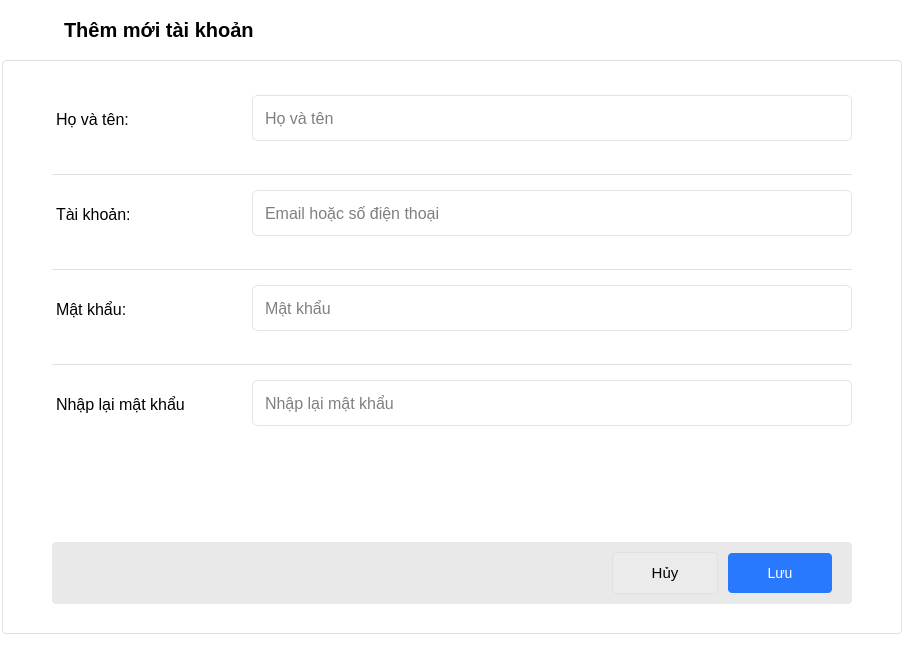
<?xml version="1.0" encoding="UTF-8"?>
<ui version="4.0">
 <class>user_form</class>
 <widget class="QWidget" name="user_form">
  <property name="geometry">
   <rect>
    <x>0</x>
    <y>0</y>
    <width>904</width>
    <height>664</height>
   </rect>
  </property>
  <property name="windowTitle">
   <string>Form</string>
  </property>
  <property name="styleSheet">
   <string notr="true">QTableWidget QHeaderView::section {
  	height: 48px;
	font-weight: 600;
	text-align: left;
	font-size: 14px;

	font-weight: 600;
    background: #fff;
	padding: 0 16px;
}
#tableUserContainer{
	border: none;
	border-radius:  4px;
}

#user_form, #user_form_container{
	background: #fff;
}

QTableWidget::item {
   	padding: 0 16px;
	vertical-align: middle;
	height: 50px;
    border-bottom: 1px solid #ddd;	
	border-right: 1px solid #ddd;
	cursor: pointer;
}

#stackedWidget{
	background: #fff;
}

#userDialogForm QLabel{
	color: #000;
	font-size: 16px;
	font-weight: 400;
}

#userDialogForm  QLineEdit{
	border: 1px solid #e0e5e9;
	background: transparent;
	font-size: 16px;
	line-height: 1.2;
	min-height:34px;
	height: 34px;
	border-radius: 5px;
	padding: 5px 10px;
	min-width: 200px;
}

QLineEdit{
	border: 1px solid #e0e5e9;
	font-size: 16px;
	line-height: 1.2;
	min-height:34px;
	height: 34px;
	border-radius: 5px;
	padding: 5px 10px;
	min-width: 200px;
}

#centralwidget QLineEdit:focus {
	border-color: #5500ff;
}

#btn_cancel_user{
	background: #ebebeb;
	outline: none;
	border: 1px solid #e0e0e0;
	min-height: 36px;
    min-width: 80px;
	border-radius: 4px;
	padding: 2px 12px;
}

#btn_cancel_user:hover{
	background: #f4f5f8;
}

#btn_save_user{
	min-height: 36px;
	border-radius: 4px;
	color: #fff;
    background: #2979ff;
	border: 1px;
	font-size: 14px;
	padding: 2px 12px;
    min-width: 80px;
}

QPushButton{
	min-height: 36px;
	font-size: 14px;
	padding: 2px 12px;
}

#btn_save_user:hover{
	    background: #0062cc;
}

#footerUserContainer{
	 background-color: #fbfbfe;
	padding: 12px 24px;
	border-top: 1px solid #e0e0e0;
}

#backBtn{
	margin-left: 10px;
	margin-right: 10px;
	background: transparent;
}

#dialogTitleUser{
	font-size: 20px;
	font-weight: bold;
}

#popupHeader{
	height: 60px;
	min-height: 24px;
}

#widget_12, #widget_11, #widget_10, #widget_7{
		border-bottom: 1px solid #e0e0e0;
}	

#userDialogForm{
		border-radius: 4px;
		border: 1px solid #e0e0e0;
}



#userDialogFormSubContainer{
	background: #e9e9e9;
	border-radius: 4px;
}
 #formInput_4 QLabel {
	margin-top: 10px;
}
QHBoxLayout QLabel{
	background: red;
}

#labelName, #labelUserName, #labelPassword, #labelConfirm{
	margin-top:30px;
}

QPushButton{
	min-width: 80px;
	min-height: 36px;
	border-radius: 4px;
	font-size: 15px;
}

#error_name, #error_password, #error_username, #error_confirm{
	padding-top: 8px;
	padding-bottom: 8px;
}

#addUserBtn, #btn_add_category, #btn_add_product, #btn_add_order, #btn_add_customer, #btn_add_user, #btn_add_rank{
		width:  100px;
		background: #2979ff;
		color: #fff;
}

#addUserBtn:hover{
	background: #1a73e8;
}

#addUserBtn QLabel{
	padding-left: 10px;
}

#search_btn_2{
	border: none;
}

#searchBoxContainer QLineEdit, #searchBoxContainer_2 QLineEdit, #search_input_category_2, #search_input_product_2, #search_input_order, #search_input_customer, #search_input_rank{
	border: none;
}

#searchBoxContainer, #searchBoxContainer_3,#searchBoxContainer_4, #searchBoxContainer_5, #searchBoxContainer_6, #searchBoxContainer_9{
	border: 1px solid #e0e0e0;
    border-radius: 3.5px;	
	min-height: 36px;
}

#searchBoxContainer_2{
	border: 1px solid #e0e0e0;
    border-radius: 3.5px;
	min-height: 36px;
}

#headerAdmin{
	background: #fff;
}

#change_btn{
	max-width: 20px !important;
}

#change_btn:hover{
	background: #ddd;
}

#change_btn, #search_btn_5,  #search_btn_2, #back_btn_user, #search_btn_category_2, #search_btn_product_2, #search_btn_order, #search_btn_customer, #search_btn_rank{
	min-width: 30px;
}

#search_input_5{
	padding: 0;
	padding-left: 10px
}

#customers_btn_2, #products_btn_2, #orders_btn_2, #dashboard_btn_2,#home_btn_2,#user_btn_2, #category_btn_2, #rank_btn_2{
	text-align: left;
}
</string>
  </property>
  <layout class="QVBoxLayout" name="verticalLayout_2">
   <property name="leftMargin">
    <number>0</number>
   </property>
   <property name="topMargin">
    <number>0</number>
   </property>
   <property name="rightMargin">
    <number>0</number>
   </property>
   <property name="bottomMargin">
    <number>0</number>
   </property>
   <item>
    <widget class="QWidget" name="user_form_container" native="true">
     <layout class="QVBoxLayout" name="verticalLayout">
      <property name="spacing">
       <number>0</number>
      </property>
      <property name="leftMargin">
       <number>0</number>
      </property>
      <property name="topMargin">
       <number>0</number>
      </property>
      <property name="rightMargin">
       <number>0</number>
      </property>
      <property name="bottomMargin">
       <number>0</number>
      </property>
      <item>
       <layout class="QVBoxLayout" name="verticalLayout_7">
        <item>
         <widget class="QWidget" name="popupHeader" native="true">
          <property name="minimumSize">
           <size>
            <width>0</width>
            <height>60</height>
           </size>
          </property>
          <layout class="QHBoxLayout" name="horizontalLayout_8">
           <property name="spacing">
            <number>0</number>
           </property>
           <property name="leftMargin">
            <number>0</number>
           </property>
           <property name="topMargin">
            <number>0</number>
           </property>
           <property name="rightMargin">
            <number>0</number>
           </property>
           <property name="bottomMargin">
            <number>0</number>
           </property>
           <item>
            <layout class="QHBoxLayout" name="horizontalLayout_7">
             <property name="spacing">
              <number>0</number>
             </property>
             <item>
              <widget class="QPushButton" name="back_btn_user">
               <property name="cursor">
                <cursorShape>PointingHandCursor</cursorShape>
               </property>
               <property name="text">
                <string/>
               </property>
               <property name="icon">
                <iconset resource="../resource.qrc">
                 <normaloff>:/icon/resources/icon/back.svg</normaloff>:/icon/resources/icon/back.svg</iconset>
               </property>
              </widget>
             </item>
             <item>
              <widget class="QLabel" name="dialogTitleUser">
               <property name="font">
                <font>
                 <pointsize>-1</pointsize>
                 <weight>75</weight>
                 <bold>true</bold>
                </font>
               </property>
               <property name="text">
                <string>Thêm mới tài khoản</string>
               </property>
              </widget>
             </item>
             <item>
              <spacer name="horizontalSpacer_4">
               <property name="orientation">
                <enum>Qt::Horizontal</enum>
               </property>
               <property name="sizeHint" stdset="0">
                <size>
                 <width>40</width>
                 <height>20</height>
                </size>
               </property>
              </spacer>
             </item>
            </layout>
           </item>
          </layout>
         </widget>
        </item>
        <item>
         <widget class="QWidget" name="widget_9" native="true">
          <property name="sizePolicy">
           <sizepolicy hsizetype="Expanding" vsizetype="Preferred">
            <horstretch>0</horstretch>
            <verstretch>0</verstretch>
           </sizepolicy>
          </property>
          <property name="minimumSize">
           <size>
            <width>0</width>
            <height>100</height>
           </size>
          </property>
          <layout class="QHBoxLayout" name="horizontalLayout_12">
           <property name="spacing">
            <number>0</number>
           </property>
           <property name="leftMargin">
            <number>0</number>
           </property>
           <property name="topMargin">
            <number>0</number>
           </property>
           <property name="rightMargin">
            <number>0</number>
           </property>
           <property name="bottomMargin">
            <number>0</number>
           </property>
           <item>
            <layout class="QHBoxLayout" name="horizontalLayout_11">
             <property name="spacing">
              <number>0</number>
             </property>
             <property name="bottomMargin">
              <number>30</number>
             </property>
             <item>
              <spacer name="horizontalSpacer_7">
               <property name="orientation">
                <enum>Qt::Horizontal</enum>
               </property>
               <property name="sizeHint" stdset="0">
                <size>
                 <width>40</width>
                 <height>20</height>
                </size>
               </property>
              </spacer>
             </item>
             <item>
              <widget class="QWidget" name="userDialogForm" native="true">
               <property name="sizePolicy">
                <sizepolicy hsizetype="Expanding" vsizetype="Preferred">
                 <horstretch>0</horstretch>
                 <verstretch>0</verstretch>
                </sizepolicy>
               </property>
               <property name="minimumSize">
                <size>
                 <width>900</width>
                 <height>300</height>
                </size>
               </property>
               <layout class="QVBoxLayout" name="verticalLayout_10">
                <property name="spacing">
                 <number>0</number>
                </property>
                <property name="leftMargin">
                 <number>50</number>
                </property>
                <property name="topMargin">
                 <number>20</number>
                </property>
                <property name="rightMargin">
                 <number>50</number>
                </property>
                <property name="bottomMargin">
                 <number>30</number>
                </property>
                <item>
                 <layout class="QVBoxLayout" name="userDialogFormContainer_2">
                  <property name="spacing">
                   <number>0</number>
                  </property>
                  <property name="leftMargin">
                   <number>0</number>
                  </property>
                  <property name="topMargin">
                   <number>0</number>
                  </property>
                  <property name="rightMargin">
                   <number>0</number>
                  </property>
                  <property name="bottomMargin">
                   <number>0</number>
                  </property>
                  <item>
                   <widget class="QWidget" name="widget_7" native="true">
                    <layout class="QHBoxLayout" name="horizontalLayout_9">
                     <property name="spacing">
                      <number>0</number>
                     </property>
                     <property name="leftMargin">
                      <number>0</number>
                     </property>
                     <property name="topMargin">
                      <number>0</number>
                     </property>
                     <property name="rightMargin">
                      <number>0</number>
                     </property>
                     <property name="bottomMargin">
                      <number>0</number>
                     </property>
                     <item>
                      <widget class="QWidget" name="widget_14" native="true">
                       <layout class="QHBoxLayout" name="horizontalLayout_20">
                        <property name="spacing">
                         <number>0</number>
                        </property>
                        <property name="leftMargin">
                         <number>0</number>
                        </property>
                        <property name="topMargin">
                         <number>0</number>
                        </property>
                        <property name="rightMargin">
                         <number>0</number>
                        </property>
                        <property name="bottomMargin">
                         <number>0</number>
                        </property>
                        <item>
                         <layout class="QHBoxLayout" name="formInput_5">
                          <property name="spacing">
                           <number>0</number>
                          </property>
                          <property name="topMargin">
                           <number>0</number>
                          </property>
                          <item alignment="Qt::AlignTop">
                           <widget class="QLabel" name="labelName">
                            <property name="minimumSize">
                             <size>
                              <width>200</width>
                              <height>0</height>
                             </size>
                            </property>
                            <property name="text">
                             <string>Họ và tên:</string>
                            </property>
                           </widget>
                          </item>
                          <item alignment="Qt::AlignTop">
                           <widget class="QWidget" name="widget_15" native="true">
                            <property name="maximumSize">
                             <size>
                              <width>16777215</width>
                              <height>16777215</height>
                             </size>
                            </property>
                            <layout class="QVBoxLayout" name="verticalLayout_16">
                             <property name="spacing">
                              <number>0</number>
                             </property>
                             <property name="leftMargin">
                              <number>0</number>
                             </property>
                             <property name="topMargin">
                              <number>15</number>
                             </property>
                             <property name="rightMargin">
                              <number>0</number>
                             </property>
                             <property name="bottomMargin">
                              <number>0</number>
                             </property>
                             <item>
                              <widget class="QLineEdit" name="name_le">
                               <property name="minimumSize">
                                <size>
                                 <width>222</width>
                                 <height>46</height>
                                </size>
                               </property>
                               <property name="maximumSize">
                                <size>
                                 <width>16777215</width>
                                 <height>16777215</height>
                                </size>
                               </property>
                               <property name="text">
                                <string/>
                               </property>
                               <property name="placeholderText">
                                <string notr="true">Họ và tên</string>
                               </property>
                               <property name="clearButtonEnabled">
                                <bool>true</bool>
                               </property>
                              </widget>
                             </item>
                             <item>
                              <widget class="QLabel" name="error_name">
                               <property name="text">
                                <string/>
                               </property>
                               <property name="margin">
                                <number>0</number>
                               </property>
                              </widget>
                             </item>
                            </layout>
                           </widget>
                          </item>
                         </layout>
                        </item>
                       </layout>
                      </widget>
                     </item>
                    </layout>
                   </widget>
                  </item>
                  <item>
                   <widget class="QWidget" name="widget_10" native="true">
                    <property name="sizePolicy">
                     <sizepolicy hsizetype="Expanding" vsizetype="Preferred">
                      <horstretch>0</horstretch>
                      <verstretch>0</verstretch>
                     </sizepolicy>
                    </property>
                    <property name="minimumSize">
                     <size>
                      <width>0</width>
                      <height>0</height>
                     </size>
                    </property>
                    <layout class="QHBoxLayout" name="horizontalLayout_14">
                     <property name="spacing">
                      <number>0</number>
                     </property>
                     <property name="leftMargin">
                      <number>0</number>
                     </property>
                     <property name="topMargin">
                      <number>0</number>
                     </property>
                     <property name="rightMargin">
                      <number>0</number>
                     </property>
                     <property name="bottomMargin">
                      <number>0</number>
                     </property>
                     <item>
                      <layout class="QHBoxLayout" name="horizontalLayout_13">
                       <property name="spacing">
                        <number>0</number>
                       </property>
                       <property name="topMargin">
                        <number>0</number>
                       </property>
                       <item alignment="Qt::AlignTop">
                        <widget class="QLabel" name="labelUserName">
                         <property name="minimumSize">
                          <size>
                           <width>200</width>
                           <height>0</height>
                          </size>
                         </property>
                         <property name="text">
                          <string>Tài khoản:</string>
                         </property>
                        </widget>
                       </item>
                       <item alignment="Qt::AlignTop">
                        <widget class="QWidget" name="formInput_6" native="true">
                         <property name="maximumSize">
                          <size>
                           <width>16777215</width>
                           <height>16777215</height>
                          </size>
                         </property>
                         <layout class="QVBoxLayout" name="verticalLayout_13">
                          <property name="spacing">
                           <number>0</number>
                          </property>
                          <property name="leftMargin">
                           <number>0</number>
                          </property>
                          <property name="topMargin">
                           <number>15</number>
                          </property>
                          <property name="rightMargin">
                           <number>0</number>
                          </property>
                          <property name="bottomMargin">
                           <number>0</number>
                          </property>
                          <item>
                           <widget class="QLineEdit" name="username_le">
                            <property name="minimumSize">
                             <size>
                              <width>222</width>
                              <height>46</height>
                             </size>
                            </property>
                            <property name="maximumSize">
                             <size>
                              <width>16777215</width>
                              <height>16777215</height>
                             </size>
                            </property>
                            <property name="placeholderText">
                             <string>Email hoặc số điện thoại</string>
                            </property>
                            <property name="clearButtonEnabled">
                             <bool>true</bool>
                            </property>
                           </widget>
                          </item>
                          <item alignment="Qt::AlignTop">
                           <widget class="QLabel" name="error_username">
                            <property name="text">
                             <string/>
                            </property>
                            <property name="margin">
                             <number>0</number>
                            </property>
                           </widget>
                          </item>
                         </layout>
                        </widget>
                       </item>
                      </layout>
                     </item>
                    </layout>
                   </widget>
                  </item>
                  <item>
                   <widget class="QWidget" name="widget_11" native="true">
                    <layout class="QHBoxLayout" name="horizontalLayout_16">
                     <property name="spacing">
                      <number>0</number>
                     </property>
                     <property name="leftMargin">
                      <number>0</number>
                     </property>
                     <property name="topMargin">
                      <number>0</number>
                     </property>
                     <property name="rightMargin">
                      <number>0</number>
                     </property>
                     <property name="bottomMargin">
                      <number>0</number>
                     </property>
                     <item>
                      <layout class="QHBoxLayout" name="horizontalLayout_15">
                       <property name="spacing">
                        <number>0</number>
                       </property>
                       <property name="topMargin">
                        <number>0</number>
                       </property>
                       <item alignment="Qt::AlignTop">
                        <widget class="QLabel" name="labelPassword">
                         <property name="minimumSize">
                          <size>
                           <width>200</width>
                           <height>0</height>
                          </size>
                         </property>
                         <property name="text">
                          <string>Mật khẩu:</string>
                         </property>
                        </widget>
                       </item>
                       <item alignment="Qt::AlignTop">
                        <widget class="QWidget" name="formInput_7" native="true">
                         <property name="maximumSize">
                          <size>
                           <width>16777215</width>
                           <height>16777215</height>
                          </size>
                         </property>
                         <layout class="QVBoxLayout" name="verticalLayout_14">
                          <property name="spacing">
                           <number>0</number>
                          </property>
                          <property name="leftMargin">
                           <number>0</number>
                          </property>
                          <property name="topMargin">
                           <number>15</number>
                          </property>
                          <property name="rightMargin">
                           <number>0</number>
                          </property>
                          <property name="bottomMargin">
                           <number>0</number>
                          </property>
                          <item>
                           <widget class="QLineEdit" name="password_le">
                            <property name="minimumSize">
                             <size>
                              <width>222</width>
                              <height>46</height>
                             </size>
                            </property>
                            <property name="maximumSize">
                             <size>
                              <width>16777215</width>
                              <height>16777215</height>
                             </size>
                            </property>
                            <property name="text">
                             <string/>
                            </property>
                            <property name="echoMode">
                             <enum>QLineEdit::Password</enum>
                            </property>
                            <property name="placeholderText">
                             <string notr="true">Mật khẩu</string>
                            </property>
                            <property name="clearButtonEnabled">
                             <bool>true</bool>
                            </property>
                           </widget>
                          </item>
                          <item alignment="Qt::AlignTop">
                           <widget class="QLabel" name="error_password">
                            <property name="text">
                             <string/>
                            </property>
                            <property name="margin">
                             <number>0</number>
                            </property>
                           </widget>
                          </item>
                         </layout>
                        </widget>
                       </item>
                      </layout>
                     </item>
                    </layout>
                   </widget>
                  </item>
                  <item>
                   <widget class="QWidget" name="confirmContainer" native="true">
                    <layout class="QHBoxLayout" name="horizontalLayout_18">
                     <property name="spacing">
                      <number>0</number>
                     </property>
                     <property name="leftMargin">
                      <number>0</number>
                     </property>
                     <property name="topMargin">
                      <number>0</number>
                     </property>
                     <property name="rightMargin">
                      <number>0</number>
                     </property>
                     <property name="bottomMargin">
                      <number>0</number>
                     </property>
                     <item>
                      <layout class="QHBoxLayout" name="horizontalLayout_17">
                       <property name="spacing">
                        <number>0</number>
                       </property>
                       <property name="topMargin">
                        <number>0</number>
                       </property>
                       <item alignment="Qt::AlignTop">
                        <widget class="QLabel" name="labelConfirm">
                         <property name="minimumSize">
                          <size>
                           <width>200</width>
                           <height>0</height>
                          </size>
                         </property>
                         <property name="text">
                          <string>Nhập lại mật khẩu</string>
                         </property>
                        </widget>
                       </item>
                       <item alignment="Qt::AlignTop">
                        <widget class="QWidget" name="formInput_3" native="true">
                         <property name="maximumSize">
                          <size>
                           <width>16777215</width>
                           <height>16777215</height>
                          </size>
                         </property>
                         <layout class="QVBoxLayout" name="verticalLayout_15">
                          <property name="spacing">
                           <number>0</number>
                          </property>
                          <property name="leftMargin">
                           <number>0</number>
                          </property>
                          <property name="topMargin">
                           <number>15</number>
                          </property>
                          <property name="rightMargin">
                           <number>0</number>
                          </property>
                          <property name="bottomMargin">
                           <number>0</number>
                          </property>
                          <item>
                           <widget class="QLineEdit" name="confirm_le">
                            <property name="minimumSize">
                             <size>
                              <width>222</width>
                              <height>46</height>
                             </size>
                            </property>
                            <property name="maximumSize">
                             <size>
                              <width>16777215</width>
                              <height>16777215</height>
                             </size>
                            </property>
                            <property name="inputMethodHints">
                             <set>Qt::ImhHiddenText|Qt::ImhNoAutoUppercase|Qt::ImhNoPredictiveText|Qt::ImhSensitiveData</set>
                            </property>
                            <property name="text">
                             <string/>
                            </property>
                            <property name="echoMode">
                             <enum>QLineEdit::Password</enum>
                            </property>
                            <property name="placeholderText">
                             <string>Nhập lại mật khẩu</string>
                            </property>
                            <property name="clearButtonEnabled">
                             <bool>true</bool>
                            </property>
                           </widget>
                          </item>
                          <item alignment="Qt::AlignTop">
                           <widget class="QLabel" name="error_confirm">
                            <property name="text">
                             <string/>
                            </property>
                            <property name="alignment">
                             <set>Qt::AlignLeading|Qt::AlignLeft|Qt::AlignTop</set>
                            </property>
                            <property name="margin">
                             <number>0</number>
                            </property>
                           </widget>
                          </item>
                         </layout>
                        </widget>
                       </item>
                      </layout>
                     </item>
                    </layout>
                   </widget>
                  </item>
                  <item>
                   <spacer name="verticalSpacer_3">
                    <property name="orientation">
                     <enum>Qt::Vertical</enum>
                    </property>
                    <property name="sizeHint" stdset="0">
                     <size>
                      <width>20</width>
                      <height>40</height>
                     </size>
                    </property>
                   </spacer>
                  </item>
                  <item>
                   <widget class="QWidget" name="userDialogFormSubContainer" native="true">
                    <layout class="QVBoxLayout" name="verticalLayout_11">
                     <property name="spacing">
                      <number>0</number>
                     </property>
                     <property name="leftMargin">
                      <number>0</number>
                     </property>
                     <property name="topMargin">
                      <number>0</number>
                     </property>
                     <property name="rightMargin">
                      <number>0</number>
                     </property>
                     <property name="bottomMargin">
                      <number>0</number>
                     </property>
                     <item>
                      <layout class="QHBoxLayout" name="horizontalLayout_19">
                       <property name="spacing">
                        <number>10</number>
                       </property>
                       <property name="topMargin">
                        <number>10</number>
                       </property>
                       <property name="rightMargin">
                        <number>20</number>
                       </property>
                       <property name="bottomMargin">
                        <number>10</number>
                       </property>
                       <item>
                        <spacer name="horizontalSpacer_11">
                         <property name="orientation">
                          <enum>Qt::Horizontal</enum>
                         </property>
                         <property name="sizeHint" stdset="0">
                          <size>
                           <width>40</width>
                           <height>20</height>
                          </size>
                         </property>
                        </spacer>
                       </item>
                       <item>
                        <widget class="QPushButton" name="btn_cancel_user">
                         <property name="cursor">
                          <cursorShape>PointingHandCursor</cursorShape>
                         </property>
                         <property name="text">
                          <string>Hủy</string>
                         </property>
                        </widget>
                       </item>
                       <item>
                        <widget class="QPushButton" name="btn_save_user">
                         <property name="cursor">
                          <cursorShape>PointingHandCursor</cursorShape>
                         </property>
                         <property name="text">
                          <string>Lưu</string>
                         </property>
                        </widget>
                       </item>
                      </layout>
                     </item>
                    </layout>
                   </widget>
                  </item>
                 </layout>
                </item>
               </layout>
              </widget>
             </item>
             <item>
              <spacer name="horizontalSpacer_6">
               <property name="orientation">
                <enum>Qt::Horizontal</enum>
               </property>
               <property name="sizeHint" stdset="0">
                <size>
                 <width>40</width>
                 <height>20</height>
                </size>
               </property>
              </spacer>
             </item>
            </layout>
           </item>
          </layout>
         </widget>
        </item>
       </layout>
      </item>
     </layout>
    </widget>
   </item>
  </layout>
 </widget>
 <resources>
  <include location="../resource.qrc"/>
 </resources>
 <connections/>
</ui>
